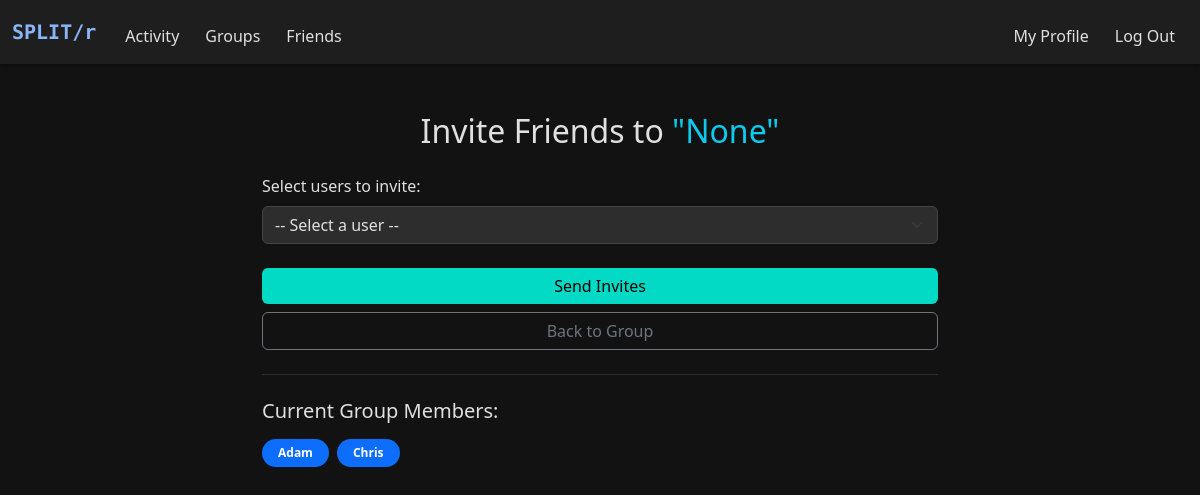
The page /invite-friends/4 (signed in) on the database its author committed.
### models.py (models this page shows, shortened)
class Group(db.Model):
    __tablename__ = "groups"
    id = db.Column(db.Integer, primary_key=True)
    name = db.Column(db.String(100), nullable=True)
    is_friend_group = db.Column(db.Boolean, default=False)
    users = db.relationship(
        "User", secondary="group_members", backref="groups")
    expenses = db.relationship("Expense", backref="group", lazy=True)

class User(db.Model):
    __tablename__ = "users"
    id = db.Column(db.Integer, primary_key=True)
    name = db.Column(db.String(100), nullable=False)
    username = db.Column(db.String(50), unique=True, nullable=False)
    password = db.Column(db.String(200), nullable=False)
    expenses_paid = db.relationship(
        "Expense",
        backref="payer",
        foreign_keys="Expense.paid_by_id",
        )
    splits = db.relationship(
        "ExpenseSplit",
        backref="user",
        foreign_keys="ExpenseSplit.user_id",
        )

### app.py (the view, shortened to what this page needs)
@app.route('/invite-friends/<int:group_id>', methods=['GET', 'POST'])
@login_required
def invite_friends(group_id):
    group = Group.query.get_or_404(group_id)
    current_members_ids = [member.id for member in group.users]
    users = User.query.filter(User.id.notin_(current_members_ids)).all()
    return render_template(
        'invite_friends.html', group=group, users=users, members=group.users)

### helper.py (called while the page is built)
def login_required(f):
    @wraps(f)
    def decorated_function(*args, **kwargs):
        if "user_id" not in session:
            flash("You must be logged in to view this page.", "danger")
            return redirect("/login")
        return f(*args, **kwargs)
    return decorated_function

### templates/invite_friends.html (shortened to what this page needs)
{% extends "layout.html" %}
{% block main %}
<div class="container py-5" style="max-width: 700px;">
    <h2 class="mb-4 text-center">Invite Friends to <span class="text-info">"{{ group.name }}"</span></h2>
    {% if users %}
    <form method="POST">
        <div class="mb-4">
            <label for="user_ids" class="form-label">Select users to invite:</label>
            <select class="form-select" id="user_ids" name="user_ids" required>
                <option disabled selected value="">-- Select a user --</option>
            </select>
        </div>
        <div class="d-grid gap-2 mb-4">
            <button type="submit" class="btn btn-success">Send Invites</button>
            <a href="{{ url_for('group_page', group_id=group.id) }}" class="btn btn-outline-secondary">Back to Group</a>
        </div>
    </form>
    {% endif %}
    <hr class="my-4">
    <h5 class="mb-3">Current Group Members:</h5>
    <div class="d-flex flex-wrap gap-2">
        {% for member in members %}
            <span class="badge rounded-pill bg-primary px-3 py-2">{{ member.name.split(" ")[0] }}</span>
        {% endfor %}
    </div>
</div>
{% endblock %}

### static/style.css (style rules this page uses)
:root { --dark-bg: #121212; --dark-secondary: #1e1e1e; --dark-tertiary: #2d2d2d; --text-primary: #e0e0e0; --text-secondary: #a0a0a0; --accent-color: #8ab4f8; --danger-color: #cf6679; --success-color: #03dac6; }
html, body { height: 100%; margin: 0; padding: 0; background-color: var(--dark-bg); color: var(--text-primary); display: flex; flex-direction: column; }
body { background-color: var(--dark-bg); color: var(--text-primary); min-height: 100vh; display: flex; flex-direction: column; }
.btn-primary, .btn-danger, .btn-success { border: none; }
.btn-success { background-color: var(--success-color); color: #000; }
.form-control, .form-select { background-color: var(--dark-tertiary); border: 1px solid #444; color: var(--text-primary); }
hr { border-color: #444; opacity: 0.5; }

### rows shown on the page
Group: name "None"
User: name "Adam"
User: name "Chris"
